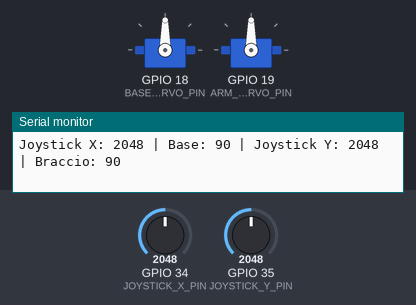
This sketch was run on a simulated ESP32. Parts: 2 × servo, the last lines printed to the serial monitor. The test bench sets the inputs (shaded band); at power-on: GPIO 34 (JOYSTICK_X_PIN) = 2048, GPIO 35 (JOYSTICK_Y_PIN) = 2048 (analog values on the 0–4095 scale).

Above: at 1.2 s.
1.3 s: GPIO 34 (JOYSTICK_X_PIN) set to 2203
2.8 s: GPIO 34 (JOYSTICK_X_PIN) set to 2301
At 3.27 s:
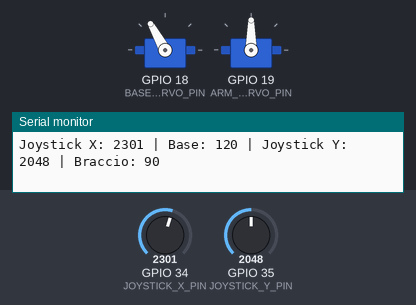
At 4.8 s:
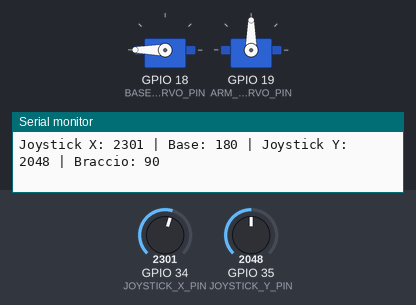
5.8 s: GPIO 35 (JOYSTICK_Y_PIN) set to 2209
7.3 s: GPIO 35 (JOYSTICK_Y_PIN) set to 2319
At 9.5 s:
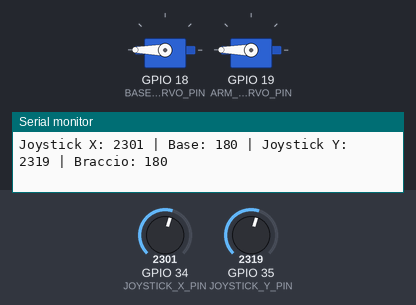
10.3 s: GPIO 34 (JOYSTICK_X_PIN) set to 1877
11.8 s: GPIO 34 (JOYSTICK_X_PIN) set to 1774
At 15.5 s:
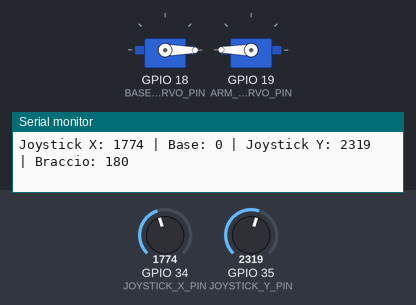
Timing chart, 0 to 15.8 s (numbered marks = the images above; inputs shaded):
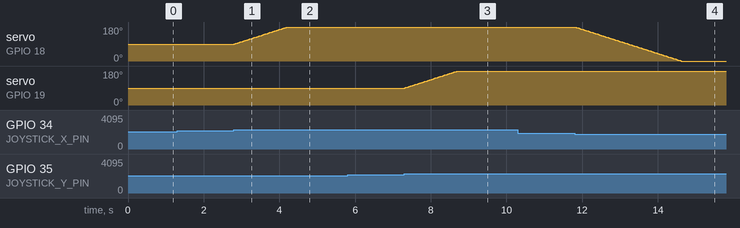

The sketch:

Servo_06_braccio_robotico.ino
```cpp
#include <Arduino.h>

/**
 * \Servo_06_braccio_robotico
 *
 * Sketch per il controllo di un braccio robotico semplice con Arduino
 * Due servo motori controllano la base e il braccio tramite un joystick.
 *
 *
 * @author Filippo Bilardo
 * @version 1.0  20/03/25 - Versione iniziale
 */
#include <ESP32Servo.h>

const int BASE_SERVO_PIN = 18;    // Pin per il servo della base
const int ARM_SERVO_PIN = 19;    // Pin per il servo del braccio
const int JOYSTICK_X_PIN = 34;   // Pin analogico per l'asse X del joystick
const int JOYSTICK_Y_PIN = 35;   // Pin analogico per l'asse Y del joystick

Servo baseServo;                 // Servo per la rotazione della base
Servo armServo;                  // Servo per il movimento del braccio

int basePosition = 90;           // Posizione iniziale della base
int armPosition = 90;            // Posizione iniziale del braccio

bool ready = false;

void setup() {
  Serial.begin(115200);
  analogReadResolution(12);
  analogSetPinAttenuation(34, ADC_11db);
  analogSetPinAttenuation(35, ADC_11db);

  baseServo.setPeriodHertz(50);
  baseServo.attach(BASE_SERVO_PIN, 1000, 2000);  // Collega il servo della base
  armServo.setPeriodHertz(50);
  armServo.attach(ARM_SERVO_PIN, 1000, 2000);
  ready = baseServo.attached() && armServo.attached();
  if (!ready) { baseServo.detach(); armServo.detach(); Serial.println("ERR SERVO"); return; }    // Collega il servo del braccio

  // Imposta le posizioni iniziali
  baseServo.write(basePosition);
  armServo.write(armPosition);

}

void loop() {
  if (!ready) { delay(10); return; }
  // Legge i valori del joystick
  int joystickX = analogRead(JOYSTICK_X_PIN);
  int joystickY = analogRead(JOYSTICK_Y_PIN);

  // Mappa i valori del joystick per il movimento dei servo
  // Aggiunge una zona morta centrale per evitare movimenti indesiderati
  if (abs(joystickX - 2048) > 200) {  // Se il joystick è spostato sull'asse X
    int xMovement = (joystickX > 2048 ? 1 : -1) * (abs(joystickX - 2048) > 1200 ? 2 : 1);  // Converte in incrementi di movimento
    basePosition = constrain(basePosition + xMovement, 0, 180);  // Aggiorna la posizione
    baseServo.write(basePosition);  // Muove il servo della base
  }

  if (abs(joystickY - 2048) > 200) {  // Se il joystick è spostato sull'asse Y
    int yMovement = (joystickY > 2048 ? 1 : -1) * (abs(joystickY - 2048) > 1200 ? 2 : 1);  // Converte in incrementi di movimento
    armPosition = constrain(armPosition + yMovement, 0, 180);  // Aggiorna la posizione
    armServo.write(armPosition);  // Muove il servo del braccio
  }

  // Visualizza i valori sulla console seriale
  Serial.print("Joystick X: ");
  Serial.print(joystickX);
  Serial.print(" | Base: ");
  Serial.print(basePosition);
  Serial.print(" | Joystick Y: ");
  Serial.print(joystickY);
  Serial.print(" | Braccio: ");
  Serial.println(armPosition);

  delay(15);  // Piccolo ritardo per stabilità
}
```

Measured:
- the behaviour switches between 2248 and 2249 on GPIO 34 (JOYSTICK_X_PIN) (found by bisection; images 0 and 1)
- the behaviour switches between 2248 and 2249 on GPIO 35 (JOYSTICK_Y_PIN) (found by bisection; images 2 and 3)
- the behaviour switches between 1848 and 1847 on GPIO 34 (JOYSTICK_X_PIN) (found by bisection; images 3 and 4)
- after the input at 2.8 s, servo on GPIO 18 (BASE_SERVO_PIN): moves from 90° to 180° over 1.4 s, starting at once
- after the input at 7.3 s, servo on GPIO 19 (ARM_SERVO_PIN): moves from 90° to 180° over 1.4 s, starting at once
- after the input at 11.8 s, servo on GPIO 18 (BASE_SERVO_PIN): moves from 180° to 0° over 2.8 s, starting at once
